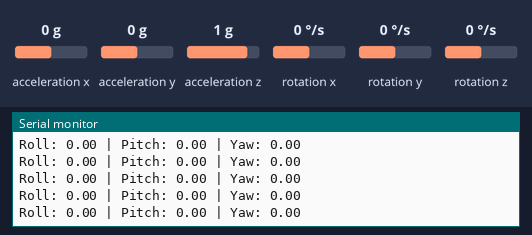
This sketch was run on a simulated Arduino Uno, built with avr-gcc and run on an emulated ATmega328P. Parts: the last lines printed to the serial monitor. Wiring (inferred from the names in the program): MPU-6050 motion sensor at I2C address 0x68. The test bench sets the inputs (shaded band); at power-on: acceleration x 0 g, acceleration y 0 g, rotation x 0 °/s, rotation y 0 °/s, rotation z 0 °/s, acceleration z 1 g.

Above: at 1.7 s.
1.8 s: acceleration x set to 0.8 g
At 2.8 s:
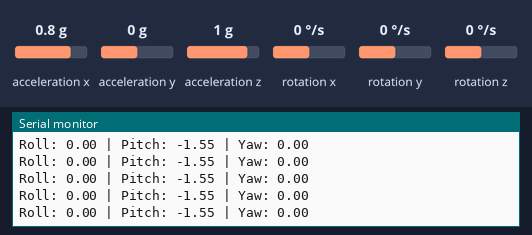
4.8 s: acceleration y set to -1.4 g
At 5.8 s:
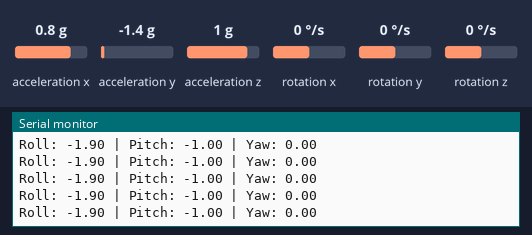
7.8 s: rotation x set to -192 °/s
At 8.3 s:
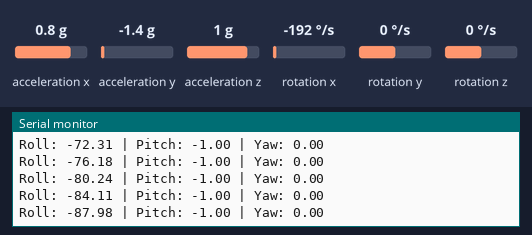
10.8 s: rotation y set to -192 °/s
At 11.9 s:
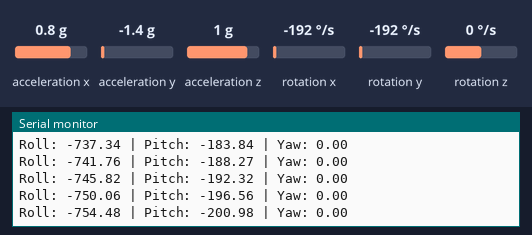
13.8 s: rotation z set to -192 °/s
At 14.5 s:
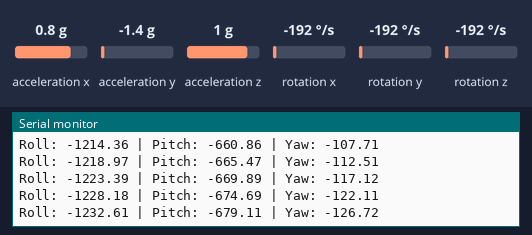
16.8 s: rotation y set to 100 °/s
At 17.5 s:
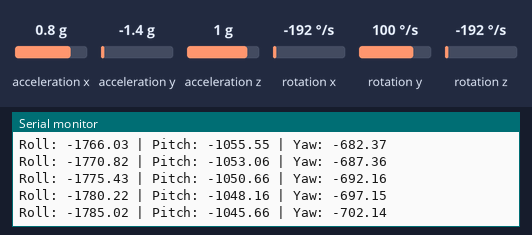
Timing chart, 0 to 19.8 s (numbered marks = the images above; inputs shaded):
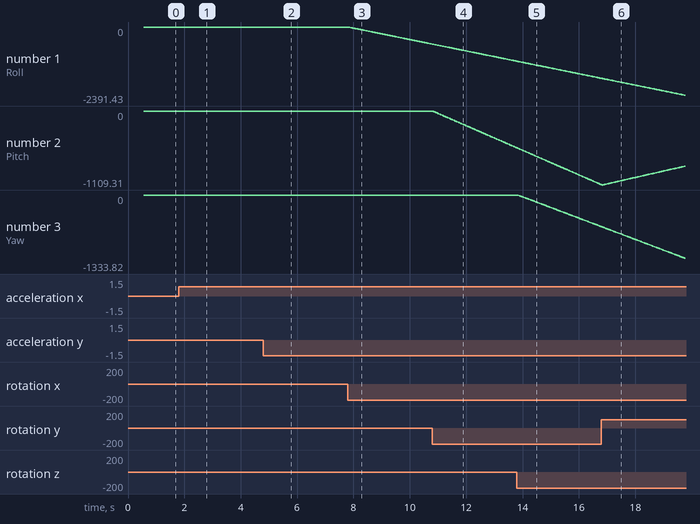

The sketch:

sketch_mar4a.ino
```cpp
#include <Wire.h>

const int MPU = 0x68; // MPU6050 I2C address
float AccX, AccY, AccZ;
float GyroX, GyroY, GyroZ;
float accAngleX, accAngleY, gyroAngleX, gyroAngleY, gyroAngleZ;
float roll, pitch, yaw;
float AccErrorX, AccErrorY, GyroErrorX, GyroErrorY, GyroErrorZ;
float elapsedTime, currentTime, previousTime;
int c = 0;

void setup() {
  Serial.begin(19200);
  Wire.begin();
  Wire.beginTransmission(MPU);
  Wire.write(0x6B);
  Wire.write(0x00);
  Wire.endTransmission(true);

  // Call function to calculate IMU errors
  calculate_IMU_error();
  delay(20);

  // Initialize timing variables
  previousTime = millis();
}

void loop() {
  // === Read accelerometer data === //
  Wire.beginTransmission(MPU);
  Wire.write(0x3B);
  Wire.endTransmission(false);
  Wire.requestFrom(MPU, 6, true);

  AccX = (Wire.read() << 8 | Wire.read()) / 16384.0;
  AccY = (Wire.read() << 8 | Wire.read()) / 16384.0;
  AccZ = (Wire.read() << 8 | Wire.read()) / 16384.0;

  // Calculate Roll and Pitch from accelerometer data
  accAngleX = (atan(AccY / sqrt(pow(AccX, 2) + pow(AccZ, 2))) * 180 / PI) - AccErrorX;
  accAngleY = (atan(-1 * AccX / sqrt(pow(AccY, 2) + pow(AccZ, 2))) * 180 / PI) - AccErrorY;

  // === Read gyroscope data === //
  currentTime = millis();
  elapsedTime = (currentTime - previousTime) / 1000.0; // Convert to seconds
  previousTime = currentTime; // Update previous time AFTER calculating elapsedTime

  Wire.beginTransmission(MPU);
  Wire.write(0x43);
  Wire.endTransmission(false);
  Wire.requestFrom(MPU, 6, true);

  GyroX = (Wire.read() << 8 | Wire.read()) / 131.0;
  GyroY = (Wire.read() << 8 | Wire.read()) / 131.0;
  GyroZ = (Wire.read() << 8 | Wire.read()) / 131.0;

  // Subtract the bias error
  GyroX -= GyroErrorX;
  GyroY -= GyroErrorY;
  GyroZ -= GyroErrorZ;

  // Integrate gyroscope data to get angle change
  gyroAngleX += GyroX * elapsedTime;
  gyroAngleY += GyroY * elapsedTime;
  yaw += GyroZ * elapsedTime; // No accelerometer data for yaw correction

  // Complementary filter
  float alpha = 0.96;
  roll = alpha * gyroAngleX + (1 - alpha) * accAngleX;
  pitch = alpha * gyroAngleY + (1 - alpha) * accAngleY;

  // Print values
  Serial.print("Roll: "); Serial.print(roll);
  Serial.print(" | Pitch: "); Serial.print(pitch);
  Serial.print(" | Yaw: "); Serial.println(yaw);
}

void calculate_IMU_error() {
  while (c < 200) {
    Wire.beginTransmission(MPU);
    Wire.write(0x3B);
    Wire.endTransmission(false);
    Wire.requestFrom(MPU, 6, true);

    AccX = (Wire.read() << 8 | Wire.read()) / 16384.0;
    AccY = (Wire.read() << 8 | Wire.read()) / 16384.0;
    AccZ = (Wire.read() << 8 | Wire.read()) / 16384.0;

    AccErrorX += (atan(AccY / sqrt(pow(AccX, 2) + pow(AccZ, 2))) * 180 / PI);
    AccErrorY += (atan(-1 * AccX / sqrt(pow(AccY, 2) + pow(AccZ, 2))) * 180 / PI);
    c++;
  }
  AccErrorX /= 200;
  AccErrorY /= 200;

  c = 0;
  while (c < 200) {
    Wire.beginTransmission(MPU);
    Wire.write(0x43);
    Wire.endTransmission(false);
    Wire.requestFrom(MPU, 6, true);

    GyroX = Wire.read() << 8 | Wire.read();
    GyroY = Wire.read() << 8 | Wire.read();
    GyroZ = Wire.read() << 8 | Wire.read();

    GyroErrorX += GyroX / 131.0;
    GyroErrorY += GyroY / 131.0;
    GyroErrorZ += GyroZ / 131.0;
    c++;
  }
  GyroErrorX /= 200;
  GyroErrorY /= 200;
  GyroErrorZ /= 200;

  Serial.println("IMU Calibration Complete:");
  Serial.print("AccErrorX: "); Serial.println(AccErrorX);
  Serial.print("AccErrorY: "); Serial.println(AccErrorY);
  Serial.print("GyroErrorX: "); Serial.println(GyroErrorX);
  Serial.print("GyroErrorY: "); Serial.println(GyroErrorY);
  Serial.print("GyroErrorZ: "); Serial.println(GyroErrorZ);
}
```

Measured:
- after the input at 1.8 s, the serial monitor: prints a new line at once (image 1)
- after the input at 4.8 s, the serial monitor: prints a new line at once (image 2)
- after the input at 7.8 s, the serial monitor: prints a new line at once (image 3)
- plotted number 1: 0 → -1.9 after the input at 4.8 s, -1.9 → -550.62 after the input at 7.8 s
- plotted number 2: 0 → -1.55 after the input at 1.8 s, -1.55 → -1 after the input at 4.8 s
